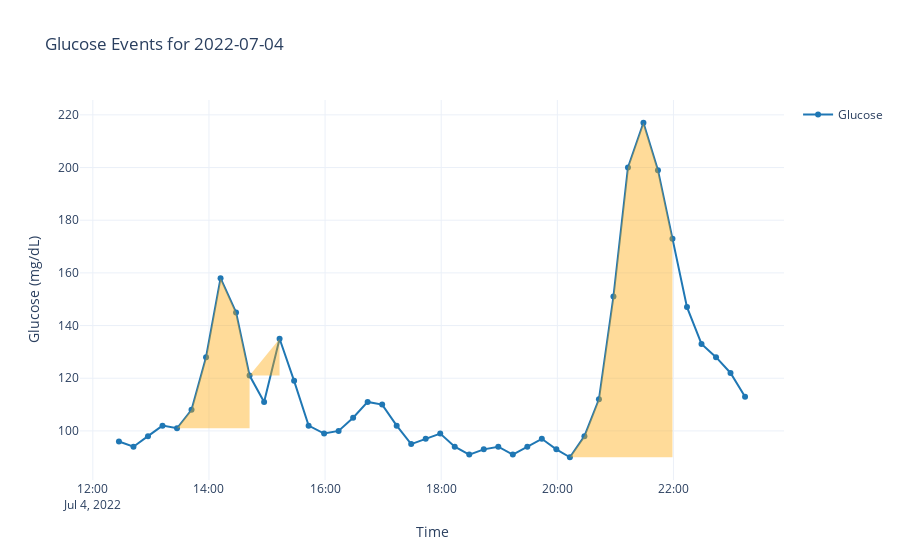

Here is the notebook cell this chart was saved with:
### Code cell
day_str=df_filtered['date'].unique()[0]
df_day = df[df['date'] == day_str]
#df_day.head()
create_event_plot(df_day, df_event_metrics, day_str, show_events=True)
